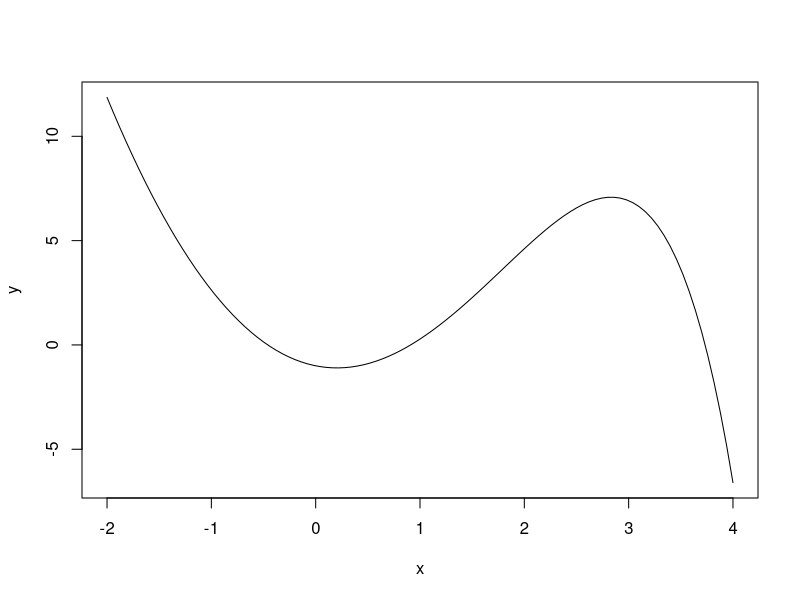

Source code (R):
"Three roots of the the equation 3*(x^2)-exp(x) are "
# Given Function

f <- function(x){3*(x^2)-exp(x)}
tolerance=1e-5

curve(3*(x^2)-exp(x), from=-2, to=4, , xlab="x", ylab="y")

# finding derivative

diff<-function(x){6*x-exp(x)}

# Function to calculate the approximate root of the given equation within the tolerance

newton<-function(f,diff,x0,tolerance){
	x1=0
	while (TRUE) {
	if (diff(x0) < 1e-10){
		print("Vertical asymptote")
		break
	}
	# Applying Newton-Raphson Method to approximate following points
	x1 = (x0 - (f(x0) / diff(x0)))
	# To check that the root is within tolerance
	if (abs(x1 - x0) < tolerance) break
	x0 = x1
	}
	return (x1)
}

# Setting initial point to start approximation. Point with higher derivative is chosen to reach a root quickly. The two integer points
# are chosen as functionchanges it's sign between them.

#3 roots

if(diff(-1)>=diff(0)){
	print(newton(f,diff,-1,tolerance))
}else
	print(newton(f,diff,0,tolerance))

if(diff(0)>=diff(1)){
	print(newton(f,diff,0,tolerance))
}else
	print(newton(f,diff,1,tolerance))

if(diff(3)>=diff(4)){
	print(newton(f,diff,3,tolerance))
}else
	print(newton(f,diff,4,tolerance))

	
